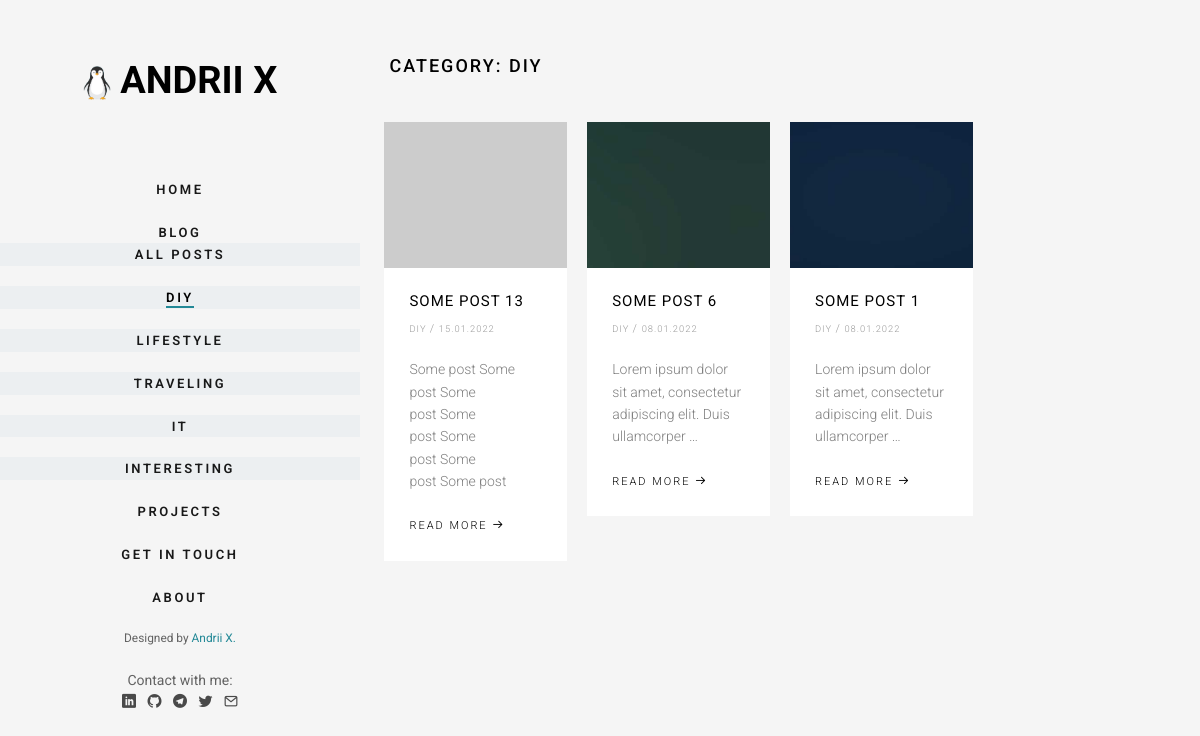
Screenshot of /category/diy with the database file from the repository.
### blog/models.py (models this page shows, shortened)
class Category(models.Model):
    title = models.CharField(max_length=120, verbose_name='Title')
    slug = models.SlugField(max_length=120, verbose_name='URL', unique=True)
    def __str__(self):
        return self.title
    def get_absolute_url(self):
        return reverse('category', kwargs={'slug': self.slug})
    class Meta:
        verbose_name = 'Category'
        verbose_name_plural = 'Categories'
        ordering = ['id', ]

class Post(models.Model):
    title = models.CharField(max_length=255, verbose_name='Title')
    content = models.TextField(verbose_name='Content')
    slug = models.SlugField(max_length=255, verbose_name='URL', unique=True)
    created_at = models.DateTimeField(verbose_name='Created at', auto_now_add=True)
    photo = models.ImageField(verbose_name='Photo', upload_to='media/%Y/%m/%d/', blank=True)
    views = models.IntegerField(default=0, verbose_name='Views')
    category_id = models.ForeignKey(Category, on_delete=models.PROTECT, verbose_name='Category', related_name='posts')
    def get_absolute_url(self):
        return reverse('post', kwargs={'slug': self.slug})
    class Meta:
        verbose_name = 'Post'
        verbose_name_plural = 'Posts'
        ordering = ['-created_at', 'title', ]

### blog/views.py (the view)
# urls.py: path('category/<str:slug>', ViewCategoryPost.as_view(), name='category'),
class ViewCategoryPost(ListView):
    template_name = 'blog/category_posts.html'
    context_object_name = 'posts'
    paginate_by = 4
    allow_empty = False
    def get_context_data(self, *, object_list=None, **kwargs):
        context = super().get_context_data(**kwargs)
        context['category'] = Category.objects.get(slug=self.kwargs['slug'])
        return context
    def get_queryset(self):
        return Post.objects.filter(category_id__slug=self.kwargs['slug']).select_related()

### blog/templatetags/menu.py (called while the page is built)
@register.inclusion_tag('blog/list_category.html')
def get_category():
    categories = Category.objects.all()
    return {'categories': categories}

### blog/templates/blog/category_posts.html
{% extends 'blog/main-blog.html' %}
{% block head %}
    Category: {{ category }}
{% endblock %}

### blog/templates/blog/main-blog.html (shortened to what this page needs)
{% extends 'base.html' %}
{% load static %}
{% block content %}
    <div class="fh5co-narrow-content">
        <h2 class="fh5co-heading animate-box" data-animate-effect="fadeInLeft">{% block head %}{% endblock %}</h2>
        <div class="row row-bottom-padded-md">
            {% for post in posts|dictsortreversed:"created_at" %}
                <div class="col-md-3 col-sm-6 col-padding animate-box" data-animate-effect="fadeInLeft">
                    <div class="blog-entry">
                        <a href="{{ post.get_absolute_url }}" class="blog-img"><img src="{% if post.photo %}
{{ post.photo.url }}{% else %}https://picsum.photos/500/400{% endif %}"
                                                                                    class="img-responsive"
                                                                                    alt="Not found"></a>
                        <div class="desc">
                            <h3><a href="{{ post.get_absolute_url }}">{{ post.title }}</a></h3>
                            <span><small>{{ post.category_id }} </small> / <small>  {{ post.created_at|date:"d.m.Y" }}</small></span>
                            <p>{{ post.content|truncatewords:10|safe }}</p>
                            <a href="{{ post.get_absolute_url }}" class="lead">Read More <i
                                    class="icon-arrow-right3"></i></a>
                        </div>
                    </div>
                </div>
            {% endfor %}
        </div>
    </div>
{% endblock %}

### blog/templates/blog/list_category.html
{% for category in categories %}
    <li style="background-color: #eceff1 "><a class="drawer-dropdown-menu-item" href="{{ category.get_absolute_url }}"
    >{{ category.title }}</a></li>
{% endfor %}

### my_blog/static/css/icomoon.css (style rules this page uses)
[class^="icon-"], [class*=" icon-"] { font-family: 'icomoon' !important; speak: none; font-style: normal; font-weight: normal; font-variant: normal; text-transform: none; line-height: 1; -webkit-font-smoothing: antialiased; -moz-osx-font-smoothing: grayscale; }
.icon-arrow-right3:before { content: "\e0c3"; }

### my_blog/static/css/style.css (style rules this page uses)
body { font-family: "Roboto", Arial, sans-serif; font-weight: 300; font-size: 14px; line-height: 1.6; color: rgba(0, 0, 0, 0.5); background: whitesmoke; }
a { color: #228896; -webkit-transition: 0.5s; -o-transition: 0.5s; transition: 0.5s; }
p { margin-bottom: 1.5em; }
h1, h2, h3, h4, h5, h6 { color: #000; font-family: "Roboto", Arial, sans-serif; font-weight: 400; margin: 0 0 30px 0; }
#fh5co-aside #fh5co-main-menu ul li { margin: 0 0 20px 0; padding: 0; list-style: none; }
#fh5co-aside #fh5co-main-menu ul li a { color: rgba(0, 0, 0, 0.9); text-decoration: none; letter-spacing: .1em; text-transform: uppercase; font-size: 13px; font-weight: 600; position: relative; padding: 10px 10px; letter-spacing: .2em; font-family: "Roboto", Arial, sans-serif; -webkit-transition: 0.3s; -o-transition: 0.3s; transition: 0.3s; }
#fh5co-aside #fh5co-main-menu ul li a:after { content: ""; position: absolute; height: 2px; bottom: 7px; left: 10px; right: 10px; background-color: #228896; visibility: hidden; -webkit-transform: scaleX(0); -moz-transform: scaleX(0); -ms-transform: scaleX(0); -o-transform: scaleX(0); transform: scaleX(0); -webkit-transition: all 0.3s cubic-bezier(0.175, 0.885, 0.32, 1.275); -moz-transition: all 0.3s cubic-bezier(0.175, 0.885, 0.32, 1.275); -ms-transition: all 0.3s cubic-bezier(0.175, 0.885, 0.32, 1.275); -o-transition: all 0.3s cubic-bezier(0.175, 0.885, 0.32, 1.275); transition: all 0.3s cubic-bezier(0.175, 0.885, 0.32, 1.275); }
#fh5co-aside #fh5co-main-menu ul li.fh5co-active a { color: black; }
#fh5co-aside #fh5co-main-menu ul li.fh5co-active a:after { visibility: visible; -webkit-transform: scaleX(1); -moz-transform: scaleX(1); -ms-transform: scaleX(1); -o-transform: scaleX(1); transform: scaleX(1); }
#fh5co-main .fh5co-narrow-content { position: relative; width: 93%; margin: 0 auto; padding: 4em 0; clear: both; }
.blog-entry { width: 100%; float: left; background: #fff; }
.blog-entry .blog-img { width: 100%; float: left; overflow: hidden; position: relative; z-index: 1; margin-bottom: 25px; }
.blog-entry .blog-img img { position: relative; max-width: 100%; -webkit-transform: scale(1.2); -moz-transform: scale(1.2); -ms-transform: scale(1.2); -o-transform: scale(1.2); transform: scale(1.2); -webkit-transition: 0.9s; -o-transition: 0.9s; transition: 0.9s; }
.blog-entry .desc { padding: 25px; }
.blog-entry .desc h3 { font-size: 15px; text-transform: uppercase; margin-bottom: 10px; letter-spacing: 1px; line-height: auto; }
.blog-entry .desc h3 a { color: #000; text-decoration: none; }
.blog-entry .desc span { display: block; margin-bottom: 20px; font-size: 11px; text-transform: uppercase; letter-spacing: 1px; color: rgba(0, 0, 0, 0.4) !important; }
.blog-entry .desc .lead { font-size: 11px; text-transform: uppercase; letter-spacing: 2px; color: #000; }
.fh5co-heading { font-size: 18px; margin-bottom: 2em; font-weight: 500; text-transform: uppercase; letter-spacing: 2px; }
.row-bottom-padded-md { padding-bottom: 4em; }
.col-padding { padding: 10px !important; }
.js .animate-box { opacity: 0; }

### rows the page displays
Category: title "DIY"
Category: title "LIFESTYLE"
Category: title "TRAVELING"
Category: title "IT"
Category: title "INTERESTING"
Post: title "SOME POST 13", category_id "DIY", created_at "15.01.2022", content "Some post Some post Some post Some post Some post Some post Some post"
Post: photo (picture), title "SOME POST 6", category_id "DIY", created_at "08.01.2022", content "Lorem ipsum dolor sit amet, consectetur adipiscing elit. Duis ullamcorper …"
Post: photo (picture), title "SOME POST 1", category_id "DIY", created_at "08.01.2022", content "Lorem ipsum dolor sit amet, consectetur adipiscing elit. Duis ullamcorper …"
